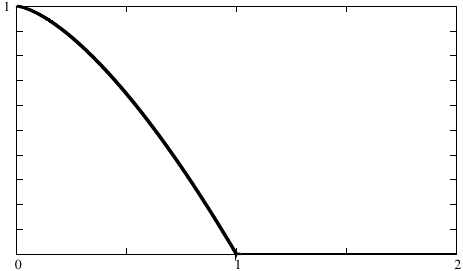

Generate this figure with gnuplot:
set terminal fig
set output "bec-N-T.fig"
#set format y "$%g$"
#set format x "$%.2f$"
set title '$\frac{N_0}{N}$ über $\frac{T}{T_C}$'
set samples 100000
unset key

set style line 1 lc rgb "blue" lw 3

f(x) = x < 1 ? 1-sqrt(x)**3 : 0.001

plot [0:2] f(x) ls 1
